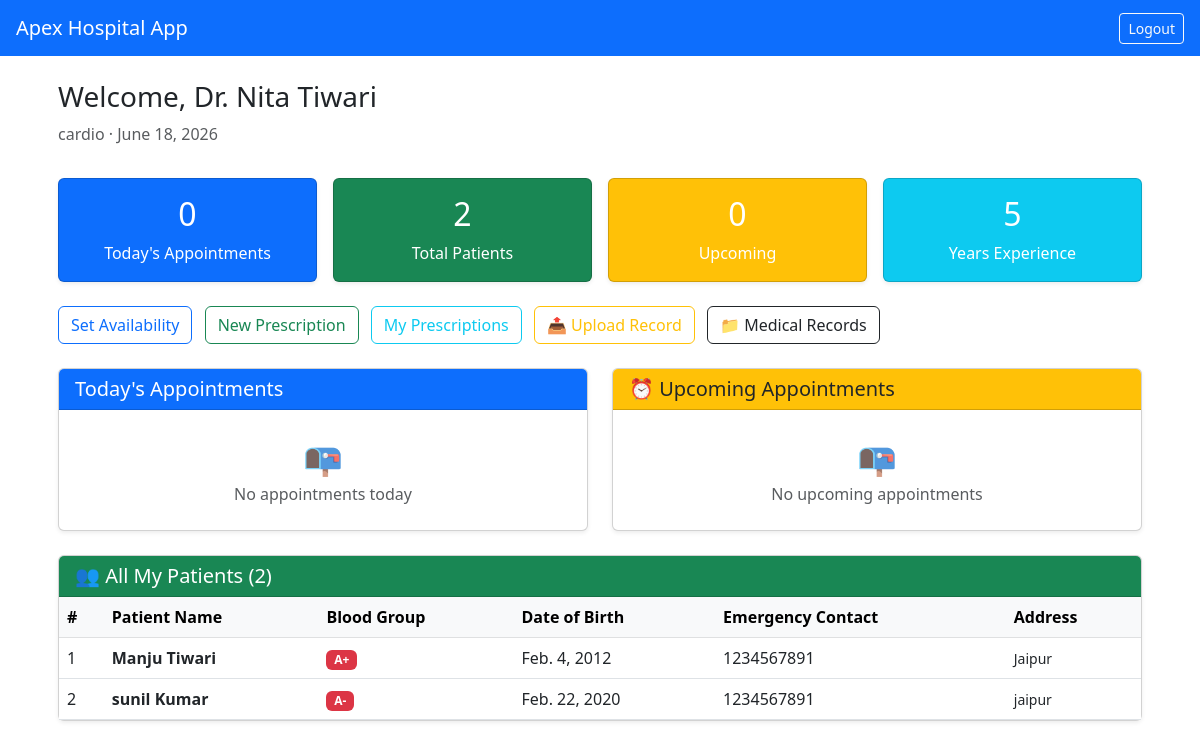
Page /dashboard/doctor/ (signed in) on the committed database.
### accounts/models.py (models this page shows, shortened)
class DoctorProfile(models.Model):
    user_profile = models.OneToOneField(
        UserProfile, on_delete=models.CASCADE, related_name='doctor'
    )
    specialization = models.CharField(max_length=100)
    license_number = models.CharField(max_length=50, unique=True)
    experience_years = models.PositiveIntegerField(default=0)
    bio = models.TextField(blank=True)

class UserProfile(models.Model):
    ROLE_CHOICES = (
        ('doctor', 'Doctor'),
        ('patient', 'Patient'),
    )
    user = models.OneToOneField(
        User, on_delete=models.CASCADE, related_name='profile'
    )
    role = models.CharField(max_length=10, choices=ROLE_CHOICES)
    phone = models.CharField(max_length=15, blank=True)

class PatientProfile(models.Model):
    BLOOD_GROUPS = [
        ('A+','A+'),('A-','A-'),('B+','B+'),('B-','B-'),
        ('O+','O+'),('O-','O-'),('AB+','AB+'),('AB-','AB-'),
    ]
    user_profile = models.OneToOneField(
        UserProfile, on_delete=models.CASCADE, related_name='patient'
    )
    date_of_birth = models.DateField(null=True, blank=True)
    blood_group = models.CharField(max_length=5, choices=BLOOD_GROUPS, blank=True)
    address = models.TextField(blank=True)
    emergency_contact = models.CharField(max_length=15, blank=True)

### accounts/views.py (the view)
# urls.py: path('dashboard/doctor/', views.doctor_dashboard, name='doctor_dashboard'),
@login_required
def doctor_dashboard(request):
    if request.user.profile.role != 'doctor':
        return redirect('patient_dashboard')
    doctor = request.user.profile.doctor
    today  = timezone.now().date()
    today_appointments = Appointment.objects.filter(
        doctor=doctor, date=today
    ).exclude(status='cancelled')
    all_appointments = Appointment.objects.filter(
        doctor=doctor
    ).exclude(status='cancelled')
    patient_ids    = all_appointments.values_list('patient', flat=True).distinct()
    total_patients = patient_ids.count()
    upcoming = Appointment.objects.filter(
        doctor=doctor, date__gte=today, status='pending'
    ).order_by('date', 'hour')[:5]
    patient_list = PatientProfile.objects.filter(id__in=patient_ids)
    records_count = MedicalRecord.objects.filter(doctor=doctor).count()
    return render(request, 'accounts/doctor_dashboard.html', {
        'doctor'             : doctor,
        'today_appointments' : today_appointments,
        'total_patients'     : total_patients,
        'upcoming'           : upcoming,
        'patients_list'      : patient_list,
        'today'              : today,
        'records_count'      : records_count,
    })

### accounts/templates/accounts/doctor_dashboard.html
{% extends 'accounts/base.html' %}
{% block content %}
<div class="container-fluid px-3">
  <div class="row g-3 mb-4">
    <div class="col-12">
      <h3>Welcome, Dr. {{ doctor.user_profile.user.get_full_name }} </h3>
      <p class="text-muted">{{ doctor.specialization }} · {{ today }}</p>
    </div>
    <div class="col-md-3">
      <div class="card bg-primary text-white p-3 text-center shadow-sm">
        <h2>{{ today_appointments.count }}</h2>
        <p class="mb-0">Today's Appointments</p>
      </div>
    </div>
    <div class="col-md-3">
      <div class="card bg-success text-white p-3 text-center shadow-sm">
        <h2>{{ total_patients }}</h2>
        <p class="mb-0">Total Patients</p>
      </div>
    </div>
    <div class="col-md-3">
      <div class="card bg-warning text-white p-3 text-center shadow-sm">
        <h2>{{ upcoming.count }}</h2>
        <p class="mb-0">Upcoming</p>
      </div>
    </div>
    <div class="col-md-3">
      <div class="card bg-info text-white p-3 text-center shadow-sm">
        <h2>{{ doctor.experience_years }}</h2>
        <p class="mb-0">Years Experience</p>
      </div>
    </div>
  </div>
  <div class="mb-4">
    <a href="{% url 'set_availability' %}" class="btn btn-outline-primary me-2">
       Set Availability
    </a>
    <a href="{% url 'create_prescription' %}" class="btn btn-outline-success me-2">
     New Prescription
    </a>
    <a href="{% url 'doctor_prescriptions' %}" class="btn btn-outline-info me-2">
       My Prescriptions
    </a>
    <a href="{% url 'upload_medical_record' %}" class="btn btn-outline-warning me-2">
  📤 Upload Record
    </a>
    <a href="{% url 'doctor_medical_records' %}" class="btn btn-outline-dark me-2">
      📁 Medical Records
    </a>
  </div>
  <div class="row g-4">
    <div class="col-md-6">
      <div class="card shadow-sm h-100">
        <div class="card-header bg-primary text-white">
          <h5 class="mb-0"> Today's Appointments</h5>
        </div>
        <div class="card-body p-0">
          {% if today_appointments %}
          <div class="table-responsive">
            <table class="table table-hover mb-0">
              <thead class="table-light">
                <tr>
                  <th>Time</th>
                  <th>Patient</th>
                  <th>Reason</th>
                  <th>Status</th>
                  <th>Action</th>
                </tr>
              </thead>
              <tbody>
                {% for appt in today_appointments %}
                <tr>
                  <td><strong>{{ appt.get_time_display }}</strong></td>
                  <td>{{ appt.patient.user_profile.user.get_full_name }}</td>
                  <td><small>{{ appt.reason|default:"—" }}</small></td>
                  <td>
                    <span class="badge
                      {% if appt.status == 'confirmed' %}bg-success
                      {% elif appt.status == 'pending' %}bg-warning text-dark
                      {% elif appt.status == 'cancelled' %}bg-danger
                      {% else %}bg-secondary{% endif %}">
                      {{ appt.status|capfirst }}
                    </span>
                  </td>
                  <td>
                    <form method="POST" action="{% url 'update_appointment_status' appt.id %}">
                      {% csrf_token %}
                      <select name="status" class="form-select form-select-sm"
                              onchange="this.form.submit()" style="width:110px">
                        <option value="pending"   {% if appt.status == 'pending'   %}selected{% endif %}>Pending</option>
                        <option value="confirmed" {% if appt.status == 'confirmed' %}selected{% endif %}>Confirm</option>
                        <option value="completed" {% if appt.status == 'completed' %}selected{% endif %}>Complete</option>
                        <option value="cancelled" {% if appt.status == 'cancelled' %}selected{% endif %}>Cancel</option>
                      </select>
                    </form>
                  </td>
                </tr>
                {% endfor %}
              </tbody>
            </table>
          </div>
          {% else %}
            <div class="text-center py-4 text-muted">
              <div style="font-size:2rem">📭</div>
              No appointments today
            </div>
          {% endif %}
        </div>
      </div>
    </div>
    <div class="col-md-6">
      <div class="card shadow-sm h-100">
        <div class="card-header bg-warning text-dark">
          <h5 class="mb-0">⏰ Upcoming Appointments</h5>
        </div>
        <div class="card-body p-0">
          {% if upcoming %}
          <div class="table-responsive">
            <table class="table table-hover mb-0">
              <thead class="table-light">
                <tr><th>Date</th><th>Time</th><th>Patient</th><th>Reason</th></tr>
              </thead>
              <tbody>
                {% for appt in upcoming %}
                <tr>
                  <td>{{ appt.date }}</td>
                  <td>{{ appt.get_time_display }}</td>
                  <td>{{ appt.patient.user_profile.user.get_full_name }}</td>
                  <td><small>{{ appt.reason|default:"—" }}</small></td>
                </tr>
                {% endfor %}
              </tbody>
            </table>
          </div>
          {% else %}
            <div class="text-center py-4 text-muted">
              <div style="font-size:2rem">📭</div>
              No upcoming appointments
            </div>
          {% endif %}
        </div>
      </div>
    </div>
    <div class="col-12">
      <div class="card shadow-sm">
        <div class="card-header bg-success text-white">
          <h5 class="mb-0">👥 All My Patients ({{ total_patients }})</h5>
        </div>
        <div class="card-body p-0">
          {% if patients_list %}
          <div class="table-responsive">
            <table class="table table-hover mb-0">
              <thead class="table-light">
                <tr>
                  <th>#</th>
                  <th>Patient Name</th>
                  <th>Blood Group</th>
                  <th>Date of Birth</th>
                  <th>Emergency Contact</th>
                  <th>Address</th>
                </tr>
              </thead>
              <tbody>
                {% for p in patients_list %}
                <tr>
                  <td>{{ forloop.counter }}</td>
                  <td><strong>{{ p.user_profile.user.get_full_name }}</strong></td>
                  <td>
                    <span class="badge bg-danger">{{ p.blood_group|default:"—" }}</span>
                  </td>
                  <td>{{ p.date_of_birth|default:"—" }}</td>
                  <td>{{ p.emergency_contact|default:"—" }}</td>
                  <td><small>{{ p.address|default:"—" }}</small></td>
                </tr>
                {% endfor %}
              </tbody>
            </table>
          </div>
          {% else %}
            <div class="text-center py-4 text-muted">
              <div style="font-size:2rem">👥</div>
              No patients yet
            </div>
          {% endif %}
        </div>
      </div>
    </div>
  </div>
</div>
{% endblock %}

### rows in the picture
DoctorProfile: user_profile.user.get_full_name "Nita Tiwari", specialization "cardio", experience_years "5"
PatientProfile: user_profile.user.get_full_name "Manju Tiwari", blood_group "A+", date_of_birth "Feb. 4, 2012", emergency_contact "1234567891", address "Jaipur"
PatientProfile: user_profile.user.get_full_name "sunil Kumar", blood_group "A-", date_of_birth "Feb. 22, 2020", emergency_contact "1234567891", address "jaipur"

### other values in the picture
{{ today }} "June 18, 2026"
{{ today_appointments.count }} "0"
{{ total_patients }} "2"
{{ upcoming.count }} "0"
